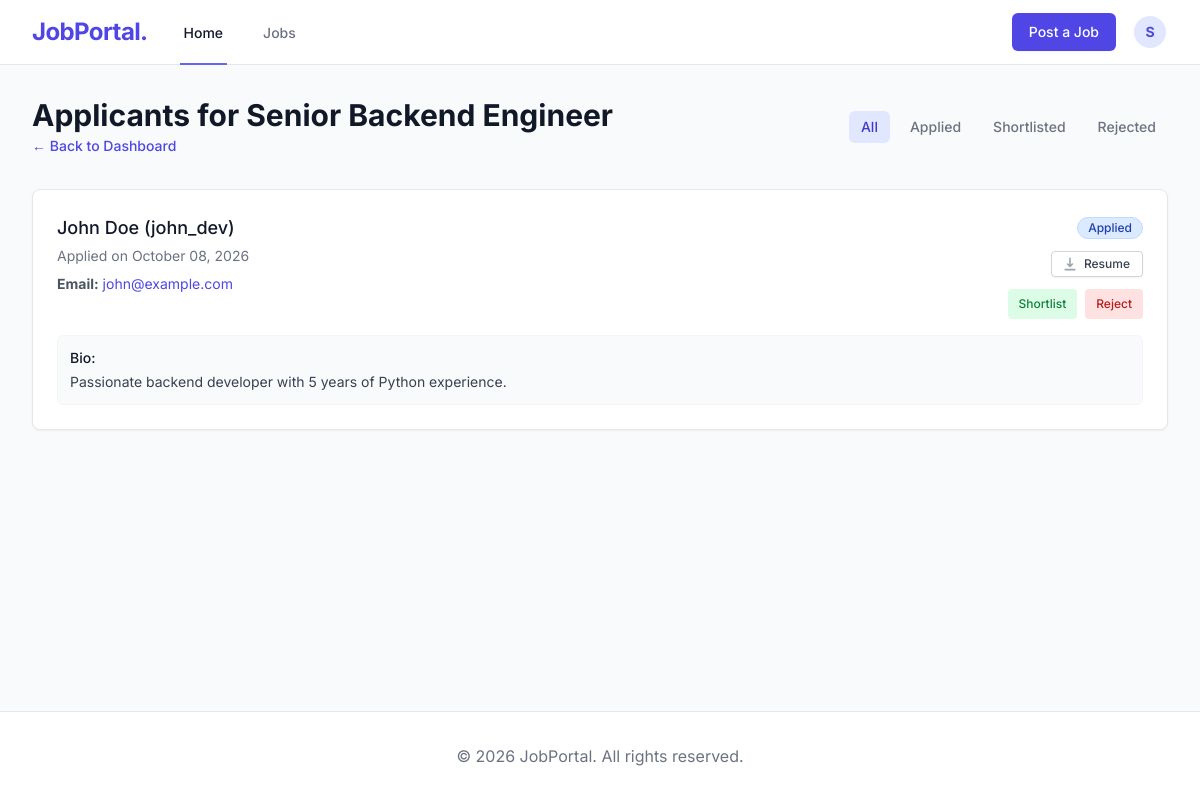
/jobs/1/applicants/ (signed in), run on the app's committed database.
### jobs/models.py (models this page shows, shortened)
class Job(models.Model):
    JOB_TYPE_CHOICES = (
        ('Full-time', 'Full-time'),
        ('Part-time', 'Part-time'),
        ('Remote', 'Remote'),
        ('Contract', 'Contract'),
    )
    recruiter = models.ForeignKey(User, on_delete=models.CASCADE, related_name='posted_jobs')
    title = models.CharField(max_length=200)
    company_name = models.CharField(max_length=200, blank=True, null=True)
    location = models.CharField(max_length=150)
    salary = models.CharField(max_length=100, blank=True, null=True)
    skills = models.CharField(max_length=255, blank=True, null=True)
    description = models.TextField()
    job_type = models.CharField(max_length=50, choices=JOB_TYPE_CHOICES, default='Full-time')
    posted_on = models.DateTimeField(auto_now_add=True)
    is_active = models.BooleanField(default=True)
    class Meta:
        ordering = ['-posted_on']

class Application(models.Model):
    STATUS_CHOICES = (
        ('APPLIED', 'Applied'),
        ('SHORTLISTED', 'Shortlisted'),
        ('REJECTED', 'Rejected'),
    )
    job = models.ForeignKey(Job, on_delete=models.CASCADE, related_name='applications')
    candidate = models.ForeignKey(User, on_delete=models.CASCADE, related_name='applications')
    resume = models.FileField(
        upload_to='resumes/',
        validators=[FileExtensionValidator(allowed_extensions=['pdf'])]
    )
    status = models.CharField(max_length=20, choices=STATUS_CHOICES, default='APPLIED')
    applied_at = models.DateTimeField(auto_now_add=True)
    class Meta:
        ordering = ['-applied_at']
        unique_together = ('job', 'candidate')

### accounts/models.py (models this page shows, shortened)
class Profile(models.Model):
    ROLE_CHOICES = (
        ('RECRUITER', 'Recruiter'),
        ('CANDIDATE', 'Candidate'),
    )
    user = models.OneToOneField(User, on_delete=models.CASCADE)
    role = models.CharField(max_length=20, choices=ROLE_CHOICES, default='CANDIDATE')
    phone = models.CharField(max_length=20, blank=True, null=True)
    bio = models.TextField(blank=True, null=True)
    avatar = models.ImageField(upload_to='avatars/', blank=True, null=True)
    resume = models.FileField(upload_to='resumes/', blank=True, null=True)
    company_name = models.CharField(max_length=200, blank=True, null=True)
    company_website = models.URLField(blank=True, null=True)
    company_location = models.CharField(max_length=200, blank=True, null=True)
    company_description = models.TextField(blank=True, null=True)

### jobs/views.py (the view)
# urls.py: path('<int:pk>/applicants/', views.JobApplicantsView.as_view(), name='job_applicants'),
@method_decorator(recruiter_required, name='dispatch')
class JobApplicantsView(DetailView):
    model = Job
    template_name = 'jobs/job_applicants.html'
    context_object_name = 'job'
    def get_queryset(self):
        return Job.objects.filter(recruiter=self.request.user)
    def get_context_data(self, **kwargs):
        context = super().get_context_data(**kwargs)
        status_filter = self.request.GET.get('status')
        applications = self.object.applications.all()
        if status_filter in dict(Application.STATUS_CHOICES):
            applications = applications.filter(status=status_filter)
        context['applications'] = applications
        context['status_filter'] = status_filter
        context['status_choices'] = Application.STATUS_CHOICES
        return context

### templates/jobs/job_applicants.html (shortened to what this page needs)
{% extends 'base.html' %}
{% block content %}
<div class="max-w-7xl mx-auto px-4 sm:px-6 lg:px-8 py-8">
    <div class="mb-8 flex flex-col md:flex-row md:items-center md:justify-between">
        <div>
            <h2 class="text-2xl font-bold leading-7 text-gray-900 sm:text-3xl sm:truncate">Applicants for {{ job.title }}</h2>
            <a href="{% url 'dashboard' %}" class="mt-2 text-indigo-600 hover:text-indigo-900 text-sm font-medium">&larr; Back to Dashboard</a>
        </div>
        <div class="mt-4 md:mt-0 flex space-x-2">
            <a href="?" class="px-3 py-1.5 text-sm font-medium rounded-md {% if not status_filter %}bg-indigo-100 text-indigo-700{% else %}text-gray-500 hover:text-gray-700 hover:bg-gray-100{% endif %}">
                All
            </a>
            {% for status_val, status_display in status_choices %}
                <a href="?status={{ status_val }}" class="px-3 py-1.5 text-sm font-medium rounded-md {% if status_filter == status_val %}bg-indigo-100 text-indigo-700{% else %}text-gray-500 hover:text-gray-700 hover:bg-gray-100{% endif %}">
                    {{ status_display }}
                </a>
            {% endfor %}
        </div>
    </div>
    <div class="card">
        <ul class="divide-y divide-gray-200">
            {% for app in applications %}
                <li class="px-4 py-6 sm:px-6 hover:bg-gray-50 transition-colors">
                    <div class="flex flex-col sm:flex-row justify-between">
                        <div class="flex-1 min-w-0">
                            <h3 class="text-lg font-medium text-gray-900 truncate">{{ app.candidate.first_name }} {{ app.candidate.last_name }} ({{ app.candidate.username }})</h3>
                            <p class="text-sm text-gray-500 mt-1">Applied on {{ app.applied_at|date:"F d, Y" }}</p>
                            <div class="mt-2 text-sm text-gray-600">
                                <p><strong>Email:</strong> <a href="mailto:{{ app.candidate.email }}" class="text-indigo-600 hover:underline">{{ app.candidate.email }}</a></p>
                            </div>
                        </div>
                        <div class="mt-4 sm:mt-0 sm:ml-4 flex flex-col sm:items-end space-y-3">
                            <div>
                                {% if app.status == 'APPLIED' %}
                                    <span class="inline-flex items-center px-2.5 py-0.5 rounded-full text-xs font-medium bg-blue-100 text-blue-800 border border-blue-200">Applied</span>
                                {% elif app.status == 'SHORTLISTED' %}
                                    <span class="inline-flex items-center px-2.5 py-0.5 rounded-full text-xs font-medium bg-green-100 text-green-800 border border-green-200">Shortlisted</span>
                                {% elif app.status == 'REJECTED' %}
                                    <span class="inline-flex items-center px-2.5 py-0.5 rounded-full text-xs font-medium bg-red-100 text-red-800 border border-red-200">Rejected</span>
                                {% endif %}
                            </div>
                            <div class="flex space-x-2">
                                {% if app.resume %}
                                    <a href="{{ app.resume.url }}" target="_blank" class="inline-flex items-center px-3 py-1 border border-gray-300 shadow-sm text-xs font-medium rounded text-gray-700 bg-white hover:bg-gray-50 focus:outline-none">
                                        Resume
                                    </a>
                                {% endif %}
                            </div>
                            <div class="flex space-x-2 mt-2">
                                {% if app.status != 'SHORTLISTED' %}
                                <form method="POST" action="{% url 'change_application_status' app.id 'SHORTLISTED' %}" class="inline">
                                    <button type="submit" class="inline-flex items-center px-2.5 py-1.5 border border-transparent text-xs font-medium rounded text-green-700 bg-green-100 hover:bg-green-200 focus:outline-none">
                                        Shortlist
                                    </button>
                                </form>
                                {% endif %}
                                {% if app.status != 'REJECTED' %}
                                <form method="POST" action="{% url 'change_application_status' app.id 'REJECTED' %}" class="inline">
                                    <button type="submit" class="inline-flex items-center px-2.5 py-1.5 border border-transparent text-xs font-medium rounded text-red-700 bg-red-100 hover:bg-red-200 focus:outline-none">
                                        Reject
                                    </button>
                                </form>
                                {% endif %}
                            </div>
                        </div>
                    </div>
                    {% if app.candidate.profile.bio %}
                        <div class="mt-4 text-sm text-gray-700 bg-gray-50 rounded-md p-3 border border-gray-100">
                            <p class="font-medium text-gray-900 mb-1">Bio:</p>
                            <p>{{ app.candidate.profile.bio }}</p>
                        </div>
                    {% endif %}
                </li>
            {% endfor %}
        </ul>
    </div>
</div>
{% endblock %}

### templates/base.html (shortened to what this page needs)
<!DOCTYPE html>
<html lang="en">
<head>
    <script src="https://cdn.tailwindcss.com"></script>
</head>
<body class="antialiased min-h-screen flex flex-col bg-brand-bg text-brand-text" x-data="{ mobileMenuOpen: false }">
    <nav class="bg-brand-surface border-b border-brand-border sticky top-0 z-50">
        <div class="max-w-7xl mx-auto px-4 sm:px-6 lg:px-8">
            <div class="flex justify-between h-16">
                <div class="flex">
                    <div class="shrink-0 flex items-center">
                        <a href="{% url 'home' %}" class="text-2xl font-bold text-indigo-600 tracking-tight">JobPortal.</a>
                    </div>
                    <div class="hidden sm:-my-px sm:ml-8 sm:flex sm:space-x-8">
                        <a href="{% url 'home' %}" class="inline-flex items-center px-1 pt-1 border-b-2 border-indigo-500 text-sm font-medium text-gray-900">Home</a>
                        <a href="{% url 'job_list' %}" class="inline-flex items-center px-1 pt-1 border-b-2 border-transparent text-sm font-medium text-gray-500 hover:text-gray-700 hover:border-gray-300">Jobs</a>
                    </div>
                </div>
                <div class="hidden sm:ml-6 sm:flex sm:items-center space-x-4">
                    {% if user.is_authenticated %}
                        {% if user.profile.role == 'RECRUITER' %}
                            <a href="{% url 'job_create' %}" class="btn-primary">Post a Job</a>
                        {% endif %}
                        <div class="ml-3 relative" x-data="{ open: false }">
                            <div>
                                <button @click="open = !open" @click.away="open = false" type="button" class="flex text-sm border-2 border-transparent rounded-full focus:outline-none focus:border-indigo-300 transition duration-150 ease-in-out" id="user-menu-button" aria-expanded="false" aria-haspopup="true">
                                    {% if user.profile.avatar %}
                                        <img class="h-8 w-8 rounded-full object-cover" src="{{ user.profile.avatar.url }}" alt="">
                                    {% else %}
                                        <div class="h-8 w-8 rounded-full bg-indigo-100 flex items-center justify-center text-brand-accent font-bold">
                                            {{ user.username|make_list|first|upper }}
                                        </div>
                                    {% endif %}
                                </button>
                            </div>
                        </div>
                    {% else %}
                        <a href="{% url 'login' %}" class="text-sm font-medium text-brand-muted hover:text-brand-text transition-colors">Log in</a>
                        <a href="{% url 'register' %}" class="btn-primary">Sign up</a>
                    {% endif %}
                </div>
            </div>
        </div>
    </nav>
    <main class="flex-grow">
        {% block content %}{% endblock %}
    </main>
    <footer class="bg-brand-surface mt-12 border-t border-brand-border">
        <div class="max-w-7xl mx-auto py-8 px-4 sm:px-6 lg:px-8">
            <p class="mt-8 text-base text-brand-muted md:mt-0 md:order-1 text-center">
                &copy; {% now "Y" %} JobPortal. All rights reserved.
            </p>
        </div>
    </footer>
</body>
</html>

### templates/base.html (style rules this page uses)
body { font-family: 'Inter', sans-serif; background-color: theme('colors.brand.bg'); color: theme('colors.brand.text'); }

### data on the page
Job: title "Senior Backend Engineer"
Application: candidate.first_name "John", candidate.last_name "Doe", candidate.username "john_dev", applied_at "October 08, 2026", candidate.email "john@example.com", status "Applied", candidate.profile.bio "Passionate backend developer with 5 years of Python experience."

### other printed values
{{ user.username|make_list|first|upper }} "S"
{{ status_display }} "Applied" "Shortlisted" "Rejected"
